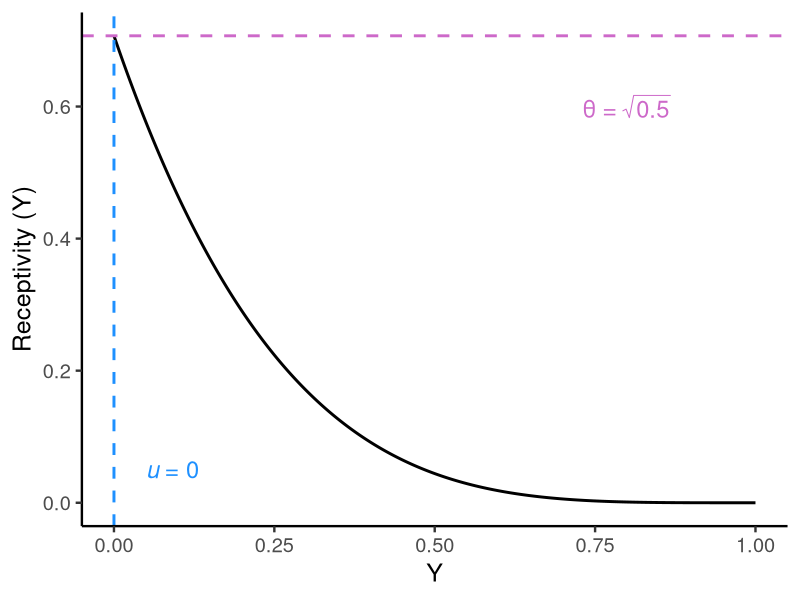
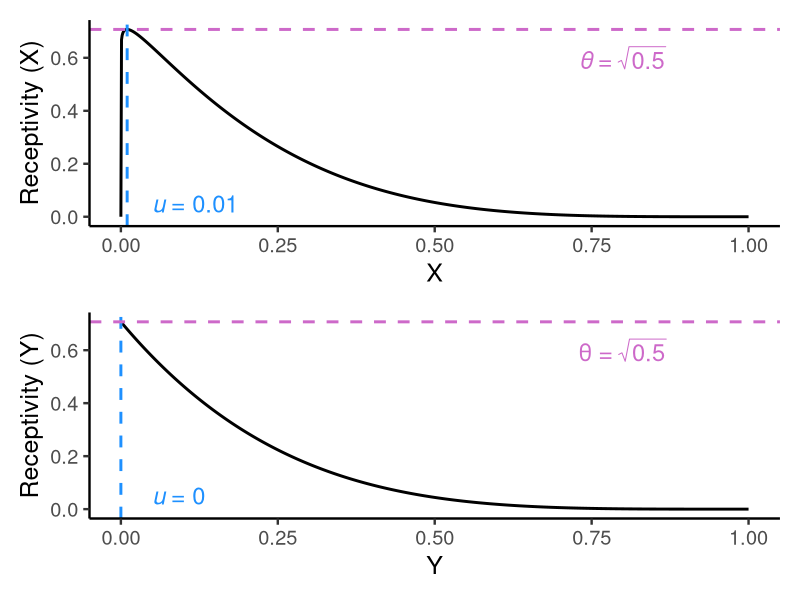

Reproduce these figures in R, in order.

library(ggplot2)
library(patchwork)

x <- seq(0, 1, length.out = 1000)
naive_x = 0.01
m = sqrt(0.5)
b = 5
Rx <- (m*x^((naive_x*(b-2)+1)/(1-naive_x) - 1) * (1-x)^(b-1)) / 
  (naive_x^((naive_x*(b-2)+1)/(1-naive_x)-1)*(1-naive_x)^(b-1))
data.x <- data.frame(x = x, Rx = Rx)

# "Canela Text", "Hoefler Text"


receptivity.x <- ggplot(data.x) + 
  geom_line(aes(x = x, y = Rx), linewidth = 1) + 
  geom_vline(aes(xintercept = naive_x), color = "dodgerblue1", linetype = 2, linewidth = 1) + 
  geom_hline(aes(yintercept = m), color = "orchid3", linetype = 2, linewidth = 1) +
  annotate("text", x = 0.05, y = 0.05, size = 6, color = "dodgerblue1", 
           label = expression(italic(u)~"= 0.01"), hjust = 0) + 
  annotate("text", x = 0.8, y = 0.6, size = 6, color = "orchid3", 
           label = expression(italic("\u03b8")~"="~sqrt(0.5))) + 
  labs(y = "Receptivity (X)", x = "X") +
  theme_classic(base_size = 18) #+ 
  #theme(text = element_text(family = "STIX Two Math"))

y <- seq(0, 1, length.out = 1000)
naive_y = 0
m = sqrt(0.5)
b = 5
Ry <- (m*x^((naive_y*(b-2)+1)/(1-naive_y) - 1) * (1-x)^(b-1)) / 
  (naive_y^((naive_y*(b-2)+1)/(1-naive_y)-1)*(1-naive_y)^(b-1))
data.y <- data.frame(y = y, Ry = Ry)

receptivity.y <- ggplot(data.y) + 
  geom_line(aes(x = y, y = Ry), linewidth = 1) + 
  geom_vline(aes(xintercept = naive_y), color = "dodgerblue1", linetype = 2, linewidth = 1) + 
  geom_hline(aes(yintercept = m), color = "orchid3", linetype = 2, linewidth = 1) +
  annotate("text", x = 0.05, y = 0.05, size = 6, color = "dodgerblue1", 
           label = expression(italic(u)~"= 0"), hjust = 0) + 
  annotate("text", x = 0.8, y = 0.6, size = 6, color = "orchid3", 
           label = expression("\u03b8 ="~sqrt(0.5))) + 
  labs(y = "Receptivity (Y)", x = "Y") +
  theme_classic(base_size = 18) #+ 
  # theme(text = element_text(family = "STIX Two Math"))
receptivity.y

receptivity_plot <- receptivity.x / receptivity.y
receptivity_plot

# ggsave(filename = "receptivity_combo_plot_thesis.png",
#        plot = receptivity_plot, path = "Plots/Plot Outputs",
#        device = "png", height = 6, width = 10, units = "in")

# ggsave(filename = "receptivity_combo_plot_labeled_lines.png",
#        plot = receptivity_plot, path = "Plots/Plot Outputs",
#        device = "png", height = 6, width = 10, units = "in")
